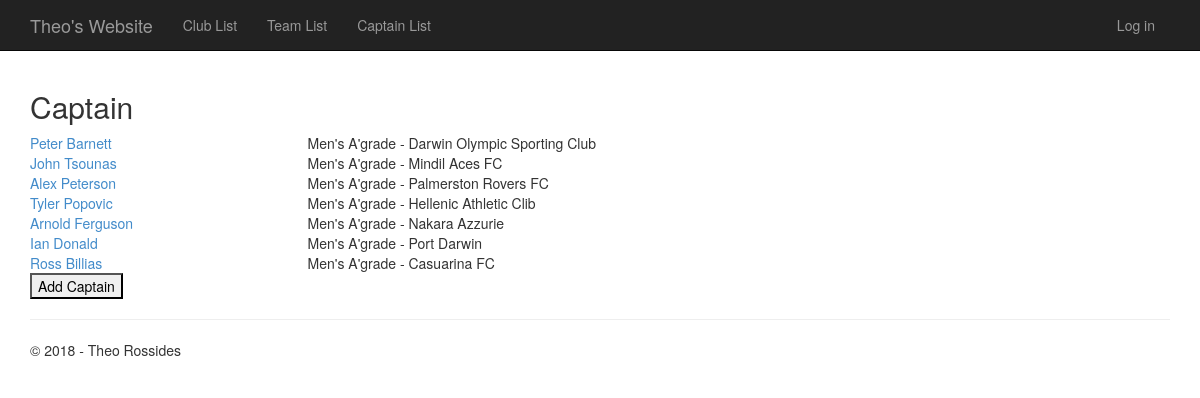
The page /players on the database its author committed.
### app/models.py (models this page shows, shortened)
class Player(models.Model):
    captain_name = models.CharField("captain",max_length=25)
    position = models.CharField(max_length=10)
    team = models.ForeignKey(Team)

class Team(models.Model):
    name = models.CharField("team",max_length=50)
    about = models.CharField(max_length=500)
    training_time = models.CharField(max_length=100)
    club = models.ForeignKey(Club)
    def __str__(self):
        return self.name + " - " + self.club.name

class Club(models.Model):
    name = models.CharField("club",max_length=50)
    year_formed = models.PositiveIntegerField()
    president_name = models.CharField(max_length=25)
    email = models.EmailField()
    phone_number = models.CharField(max_length=12)
    club_nickname = models.CharField(max_length=20)

### app/views.py (the view)
# urls.py: url(r'^players$', app.views.players, name='players'),
def players(request):
    players = Player.objects.all();
    return render_to_response('app/players.html', { 'players': players, 'title':'Captain Page', 'year':datetime.now().year});

### app/templates/app/players.html
﻿{% extends "app/layout.html" %}
{% block content %}
    <h2>Captain</h2>
{% for player in players %}
<div class="row">
    <div class="col-md-3">
        <a href="{% url 'playerdetails' player.id %}">
            {{ player.captain_name }}
        </a>
    </div>
    <div class="col-md=3">
        {{ player.team }}
    </div>
</div>
{% endfor %}
<form action="{% url 'playercreate' %}" method="get">
    <button type="submit">Add Captain</button>
</form>
{% endblock %}

### app/static/app/content/site.css (style rules this page uses)
body { padding-top: 50px; padding-bottom: 20px; }

### rows shown on the page
Player: captain_name "Peter Barnett", team "Men's A'grade - Darwin Olympic Sporting Club"
Player: captain_name "John Tsounas", team "Men's A'grade - Mindil Aces FC"
Player: captain_name "Alex Peterson", team "Men's A'grade - Palmerston Rovers FC"
Player: captain_name "Tyler Popovic", team "Men's A'grade - Hellenic Athletic Clib"
Player: captain_name "Arnold Ferguson", team "Men's A'grade - Nakara Azzurie"
Player: captain_name "Ian Donald", team "Men's A'grade - Port Darwin"
Player: captain_name "Ross Billias", team "Men's A'grade - Casuarina FC"
